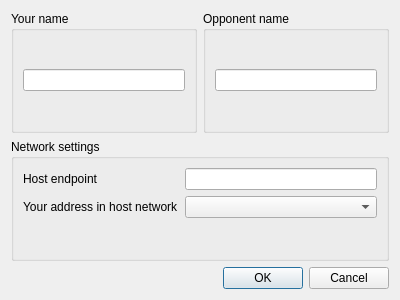
<?xml version="1.0" encoding="UTF-8"?>
<ui version="4.0">
 <class>ConnectToGameDialog</class>
 <widget class="QDialog" name="ConnectToGameDialog">
  <property name="geometry">
   <rect>
    <x>0</x>
    <y>0</y>
    <width>400</width>
    <height>300</height>
   </rect>
  </property>
  <property name="windowTitle">
   <string>Dialog</string>
  </property>
  <layout class="QGridLayout" name="gridLayout">
   <item row="0" column="0">
    <widget class="QGroupBox" name="playerNameBox">
     <property name="title">
      <string>Your name</string>
     </property>
     <layout class="QGridLayout" name="gridLayout_3">
      <item row="0" column="0">
       <widget class="QLineEdit" name="playerName"/>
      </item>
     </layout>
    </widget>
   </item>
   <item row="2" column="0" colspan="2">
    <widget class="QDialogButtonBox" name="buttonBox">
     <property name="standardButtons">
      <set>QDialogButtonBox::Cancel|QDialogButtonBox::Ok</set>
     </property>
    </widget>
   </item>
   <item row="0" column="1">
    <widget class="QGroupBox" name="opponentNameBox">
     <property name="title">
      <string>Opponent name</string>
     </property>
     <layout class="QGridLayout" name="gridLayout_4">
      <item row="0" column="0">
       <widget class="QLineEdit" name="opponentName"/>
      </item>
     </layout>
    </widget>
   </item>
   <item row="1" column="0" colspan="2">
    <widget class="QGroupBox" name="ipBox">
     <property name="title">
      <string>Network settings</string>
     </property>
     <layout class="QFormLayout" name="formLayout">
      <item row="1" column="1">
       <widget class="QComboBox" name="ipInput"/>
      </item>
      <item row="0" column="0">
       <widget class="QLabel" name="hostLabel">
        <property name="text">
         <string>Host endpoint</string>
        </property>
       </widget>
      </item>
      <item row="1" column="0">
       <widget class="QLabel" name="ipLabel">
        <property name="text">
         <string>Your address in host network</string>
        </property>
       </widget>
      </item>
      <item row="0" column="1">
       <widget class="QLineEdit" name="endpointInput"/>
      </item>
     </layout>
    </widget>
   </item>
  </layout>
 </widget>
 <resources/>
 <connections>
  <connection>
   <sender>buttonBox</sender>
   <signal>accepted()</signal>
   <receiver>ConnectToGameDialog</receiver>
   <slot>accept()</slot>
   <hints>
    <hint type="sourcelabel">
     <x>199</x>
     <y>279</y>
    </hint>
    <hint type="destinationlabel">
     <x>199</x>
     <y>149</y>
    </hint>
   </hints>
  </connection>
  <connection>
   <sender>buttonBox</sender>
   <signal>rejected()</signal>
   <receiver>ConnectToGameDialog</receiver>
   <slot>reject()</slot>
   <hints>
    <hint type="sourcelabel">
     <x>199</x>
     <y>279</y>
    </hint>
    <hint type="destinationlabel">
     <x>199</x>
     <y>149</y>
    </hint>
   </hints>
  </connection>
 </connections>
</ui>
